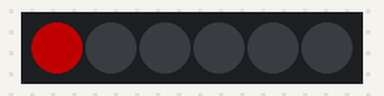
The sketch below on a simulated Arduino Uno, built with avr-gcc and run on an emulated ATmega328P. Shown: 6 RGB LEDs in strip order, left to right. Dim RGB values are drawn brighter than linear; what the sketch prints to the serial monitor is not drawn.

Above: at 0.15 s.
At 4.38 s:
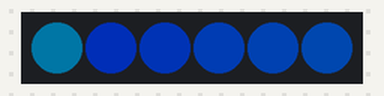
At 9.83 s:
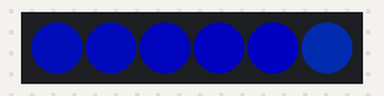
At 19.81 s:
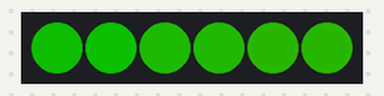
At 29.8 s:
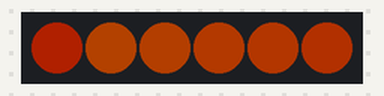
At 39.78 s:
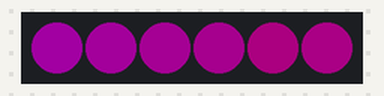
Timing chart, 0 to 40.0 s (numbered marks = the images above):
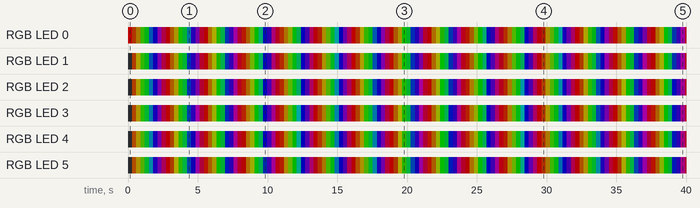

Measured:
- by itself, RGB LED 0: off → RGB(84, 0, 0) at 0.00 s, → RGB(56, 17, 0) 0.30 s later, → RGB(45, 32, 0) 0.30 s later, → RGB(19, 69, 0) 0.30 s later, … (133 changes in this stretch)
- by itself, RGB LED 1: off → RGB(57, 19, 0) at 0.31 s, → RGB(56, 51, 0) 0.30 s later, → RGB(18, 71, 0) 0.30 s later, → RGB(0, 62, 8) 0.30 s later, … (132 changes in this stretch)

The sketch:

Nano_Cylon1.ino
```cpp
#include <FastLED.h>

// How many leds in your strip?
#define NUM_LEDS 6

// For led chips like Neopixels, which have a data line, ground, and power, you just
// need to define DATA_PIN.  For led chipsets that are SPI based (four wires - data, clock,
// ground, and power), like the LPD8806, define both DATA_PIN and CLOCK_PIN
#define DATA_PIN 11
// #define CLOCK_PIN 13

// Define the array of leds
CRGB leds[NUM_LEDS];

void setup() {
	Serial.begin(57600);
	Serial.println("resetting");
	LEDS.addLeds<WS2812,DATA_PIN,GRB>(leds,NUM_LEDS);
	LEDS.setBrightness(84);
}

void fadeall() { for(int i = 0; i < NUM_LEDS; i++) { leds[i].nscale8(250); } }

void loop() {
	static uint8_t hue = 0;
	Serial.print("x");
	// First slide the led in one direction
	for(int i = 0; i < NUM_LEDS; i++) {
		// Set the i'th led to red
		leds[i] = CHSV(hue++, 255, 255);
		// Show the leds
		FastLED.show();
		// now that we've shown the leds, reset the i'th led to black
		// leds[i] = CRGB::Black;
		fadeall();
		// Wait a little bit before we loop around and do it again
		delay(10);
	}
	Serial.print("x");

	// Now go in the other direction.
	for(int i = (NUM_LEDS)-1; i >= 0; i--) {
		// Set the i'th led to red
		leds[i] = CHSV(hue++, 255, 255);
		// Show the leds
		FastLED.show();
		// now that we've shown the leds, reset the i'th led to black
		// leds[i] = CRGB::Black;
		fadeall();
		// Wait a little bit before we loop around and do it again
		delay(10);
	}
}
```
